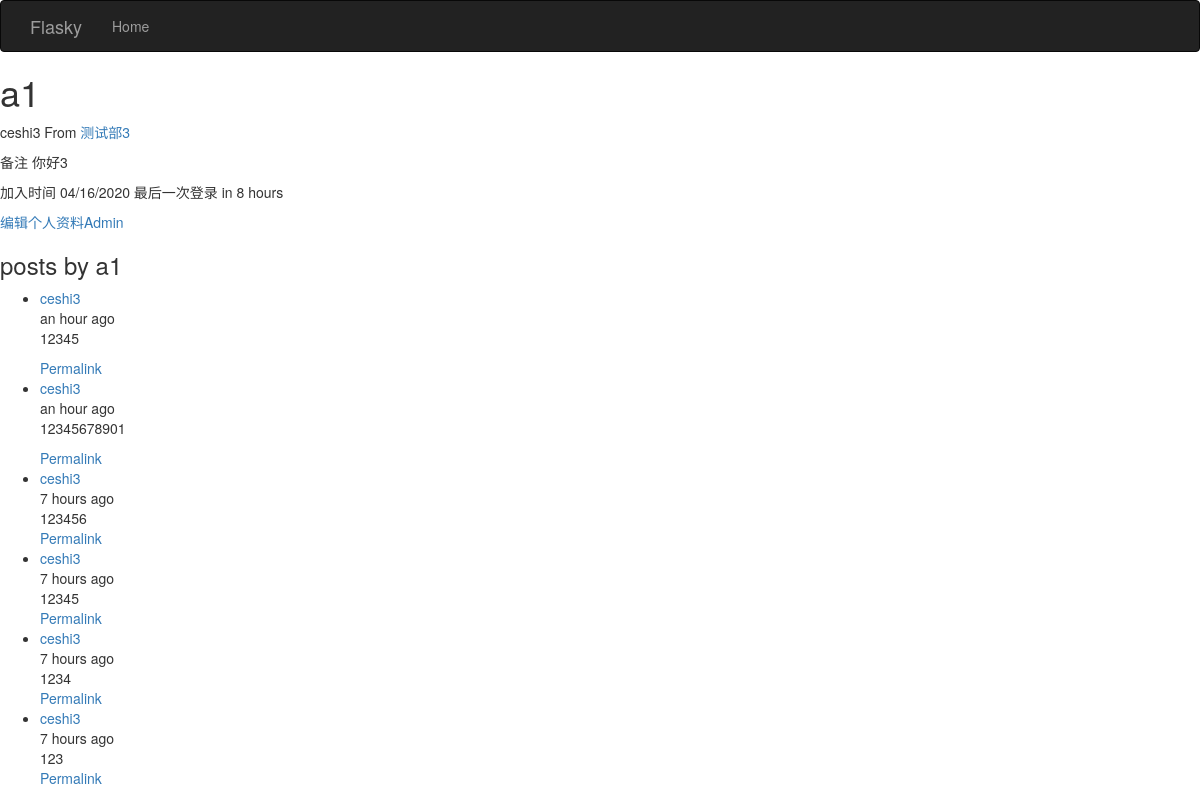
Screenshot of /user/a1 with the database file from the repository.
### caiwu/models.py (models this page shows, shortened)
class User(UserMixin, db.Model):
    __tablename__ = 'users'  # 不写会默认
    id = db.Column(db.Integer, primary_key=True)
    username = db.Column(db.String(64), unique=True, index=True, nullable=False)
    is_super = db.Column(db.Boolean, default=False)  # 是否为超级管理员
    role_id = db.Column(db.Integer, db.ForeignKey('roles.id'))
    created_time = db.Column(db.DateTime, index=True, default=datetime.now)
    last_time = db.Column(db.DateTime, index=True, default=datetime.now)
    password_hash = db.Column(db.String(128))
    confirmed = db.Column(db.Boolean, default=False)
    beizhu = db.Column(db.TEXT())
    dep = db.Column(db.String(64))
    name = db.Column(db.String(64))
    userlogs = db.relationship('UserLog', backref='user',lazy='dynamic')
    posts = db.relationship('Post',backref='author',lazy='dynamic')
    @property
    def password(self):
        raise AttributeError('密码非读属性')

class Post(db.Model):
    __tablename__="posts"
    id = db.Column(db.Integer, primary_key=True)
    body=db.Column(db.Text)
    body_html = db.Column(db.Text)
    created_time = db.Column(db.DateTime, index=True, default=datetime.now)
    author_id=db.Column(db.Integer,db.ForeignKey('users.id'))

### caiwu/main/views.py (the view)
@main.route('/user/<username>')
def user(username):  # 方法名唯一
    user = User.query.filter_by(username=username).first()
    if user is None:
        abort(404)
    posts = user.posts.order_by(Post.created_time.desc()).all()
    return render_template('user.html', user=user, posts=posts)

### caiwu/auth/views.py (called while the page is built)
@auth.before_app_request
def before_request():
    if current_user.is_authenticated:
        current_user.lasttime()
        if not current_user.confirmed \
                and request.endpoint[:5] != 'auth.' \
                and request.endpoint != 'static':
            return redirect(url_for('auth.unconfirmed'))

### caiwu/main/views.py (called while the page is built)
@main.app_context_processor
def inject_permissions():
    return dict(Permission=Permission)

### caiwu/models.py (called while the page is built)
    def is_administrator(self):
        return False

### caiwu/templates/user.html (shortened to what this page needs)
{% extends 'bootstrap/base.html' %}
{% block head %}
    {{ super() }}
{% endblock %}
{% block body %}
    <div class="navbar navbar-inverse" role="navigation">
        <div class="container">
            <div class="navbar-header">
                <a class="navbar-brand" href="/">Flasky</a>
            </div>
            <div class="navbar-collapse collapse">
                <ul class="nav navbar-nav">
                    <li><a href="/">Home</a> </li>
                </ul>
            </div>
        </div>
    </div>
    <div>
        <h1>{{ user.username }}</h1>
        {% if user.name or user.dep %}
            <p>
                {% if user.name %}{{ user.name }}{% endif %}
                {% if user.dep %}
                    From <a href="http://www.baidu.com/s?ie=utf-8&f=8&rsv_bp=1&ch=&tn=baiduerr&bar=&wd={{ user.dep }}">{{ user.dep }}</a>
                {% endif %}
            </p>
        {% endif %}
    {% if user.beizhu %}<p>备注 {{ user.beizhu }}</p>{% endif %}
    <p>
        加入时间 {{ moment(user.created_time).format('L') }}
        最后一次登录 {{ moment(user.last_time).fromNow() }}
    </p>
    {% if current_user.is_administrator %}
        <a href="{{ url_for('.edit_profile_admin',id=user.id) }}">编辑个人资料Admin</a>
    {% endif %}
    </div>
    <h3>posts by {{ user.username }}</h3>
    {% include '_posts.html' %}
{% endblock %}

### caiwu/templates/_posts.html (shortened to what this page needs)
<ul class="posts">
    {% for post in posts %}
        <li class="post">
            <div>
                <a href="{{ url_for('.user',username=post.author.username) }}">{{ post.author.name }}</a>
            </div>
            <div>{{ moment(post.created_time).fromNow() }}</div>
            <div>
                {% if post.body_html %}
                    {{ post.body_html | safe }}
                {% else %}
                    {{ post.body }}
                {% endif %}
            </div>
            <div>
                <a href="{{ url_for('.post',id=post.id ) }}">
                    Permalink
                </a>
            </div>
        </li>
    {% endfor %}
</ul>

### rows the page displays
User: username "a1", name "ceshi3", dep "测试部3", beizhu "你好3", created_time "04/16/2020", last_time "in 8 hours"
Post: author.name "ceshi3", created_time "an hour ago", body_html "12345"
Post: author.name "ceshi3", created_time "an hour ago", body_html "12345678901"
Post: author.name "ceshi3", created_time "7 hours ago", body "123456"
Post: author.name "ceshi3", created_time "7 hours ago", body "12345"
Post: author.name "ceshi3", created_time "7 hours ago", body "1234"
Post: author.name "ceshi3", created_time "7 hours ago", body "123"
